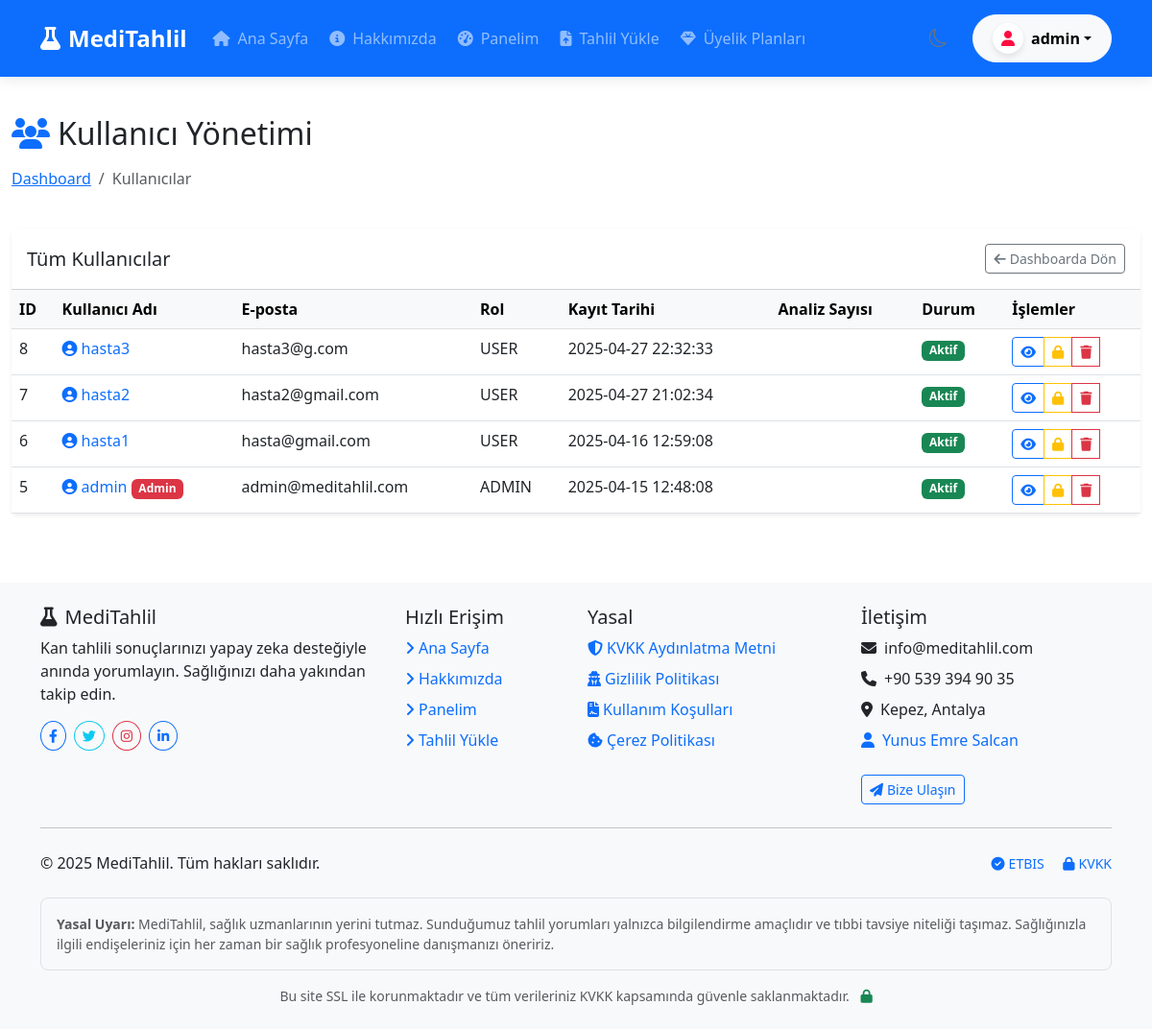
Page /admin/users (signed in) on the earlier database version.
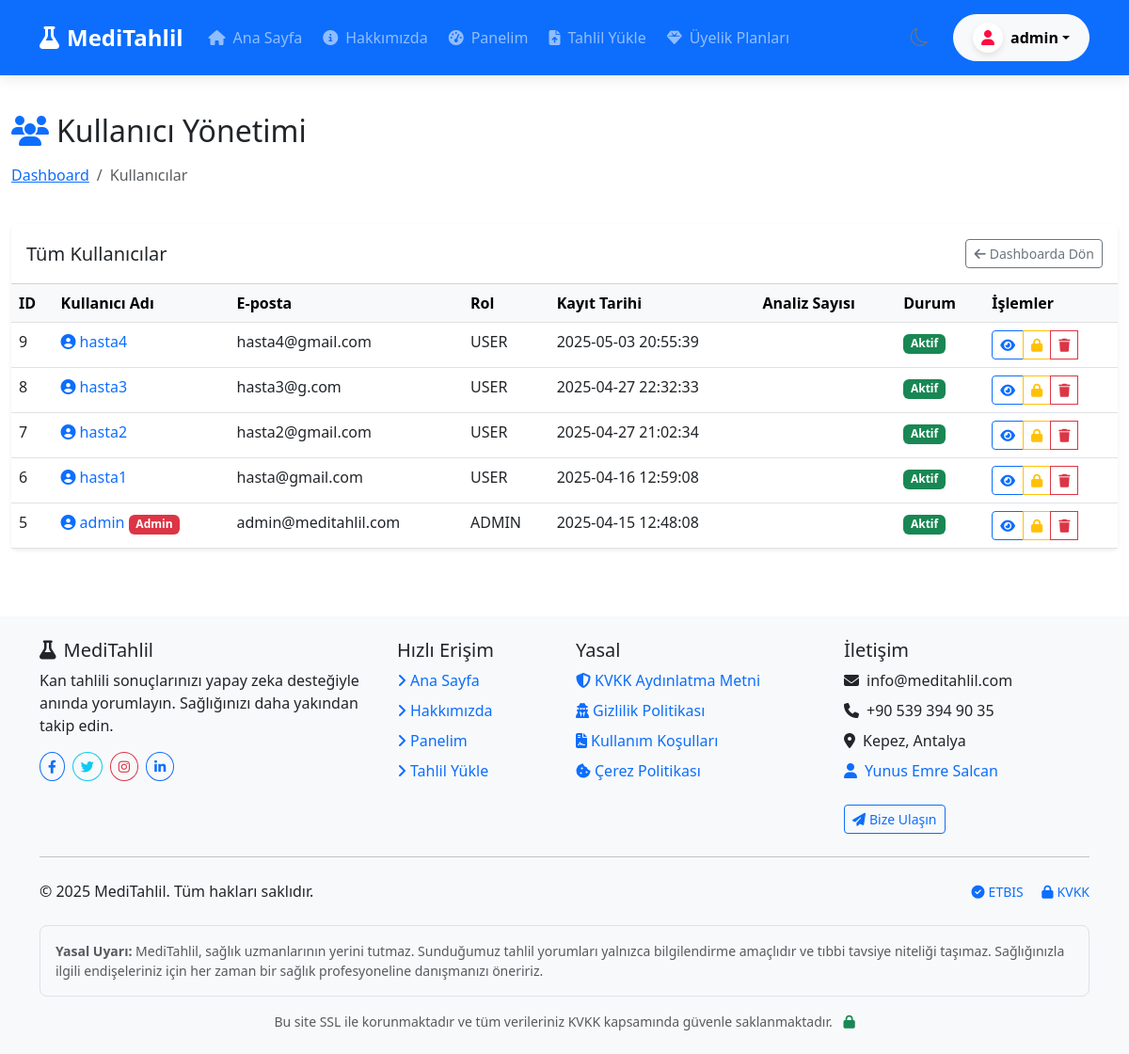
Same page on the later database version.
### tables this page shows
CREATE TABLE users (
        id INTEGER PRIMARY KEY AUTOINCREMENT,
        username TEXT UNIQUE NOT NULL,
        password TEXT NOT NULL,
        email TEXT UNIQUE NOT NULL,
        created_at TIMESTAMP DEFAULT CURRENT_TIMESTAMP
    , role TEXT DEFAULT 'user', is_active BOOLEAN DEFAULT 1, login_count INTEGER DEFAULT 0, subscription_plan TEXT DEFAULT 'free', stripe_customer_id TEXT, subscription_status TEXT DEFAULT 'active', subscription_end_date TIMESTAMP);

### app.py (the view)
@app.route('/admin/users')
@admin_required
def admin_users():
    conn = sqlite3.connect(DB_PATH)
    conn.row_factory = sqlite3.Row
    c = conn.cursor()
    c.execute("SELECT * FROM users ORDER BY created_at DESC")
    users = c.fetchall()
    conn.close()
    return render_template('admin/users.html', users=users)

### templates/admin/users.html (shortened to what the changed rows need)
{% extends "layout.html" %}
{% block content %}
<div class="container-fluid py-4">
    <div class="row mb-4">
        <div class="col-md-12">
            <h2 class="mb-3"><i class="fas fa-users me-2 text-primary"></i>Kullanıcı Yönetimi</h2>
        </div>
    </div>
    <div class="card border-0 shadow-sm">
        <div class="card-body p-0">
            {% if users %}
            <div class="table-responsive">
                <table class="table table-hover mb-0">
                    <thead class="table-light">
                        <tr>
                            <th>ID</th>
                            <th>Kullanıcı Adı</th>
                            <th>E-posta</th>
                            <th>Rol</th>
                            <th>Kayıt Tarihi</th>
                            <th>Analiz Sayısı</th>
                            <th>Durum</th>
                            <th>İşlemler</th>
                        </tr>
                    </thead>
                    <tbody>
                        {% for user in users %}
                        <tr>
                            <td>{{ user.id }}</td>
                            <td>
                                <a href="{{ url_for('admin_user_detail', user_id=user.id) }}" class="text-decoration-none">
                                    <i class="fas fa-user-circle text-primary me-1"></i>{{ user.username }}
                                </a>
                                {% if user.role == 'admin' %}
                                <span class="badge bg-danger">Admin</span>
                                {% endif %}
                            </td>
                            <td>{{ user.email }}</td>
                            <td>{{ user.role|upper }}</td>
                            <td>{{ user.created_at }}</td>
                            <td>
                            </td>
                            <td>
                                {% if user.is_active %}
                                <span class="badge bg-success">Aktif</span>
                                {% else %}
                                <span class="badge bg-danger">Pasif</span>
                                {% endif %}
                            </td>
                            <td>
                                <div class="btn-group btn-group-sm" role="group">
                                    <a href="{{ url_for('admin_user_detail', user_id=user.id) }}" class="btn btn-outline-primary" title="Görüntüle">
                                        <i class="fas fa-eye"></i>
                                    </a>
                                    {% if user.id != 1 %}
                                    <a href="{{ url_for('admin_toggle_user', user_id=user.id) }}" class="btn btn-outline-warning" title="{{ 'Pasif Yap' if user.is_active else 'Aktif Yap' }}">
                                        {% if user.is_active %}
                                        <i class="fas fa-lock"></i>
                                        {% else %}
                                        <i class="fas fa-lock-open"></i>
                                        {% endif %}
                                    </a>
                                    <button type="button" class="btn btn-outline-danger" title="Sil" data-bs-toggle="modal" data-bs-target="#deleteModal{{ user.id }}">
                                        <i class="fas fa-trash"></i>
                                    </button>
                                    {% endif %}
                                </div>
                            </td>
                        </tr>
                        {% endfor %}
                    </tbody>
                </table>
            </div>
            {% else %}
            <div class="text-center py-5">
                <i class="fas fa-users text-muted mb-3" style="font-size: 3rem;"></i>
                <h5>Henüz kullanıcı bulunmuyor.</h5>
            </div>
            {% endif %}
        </div>
    </div>
</div>
{% endblock %}

Differences in the rows shown:
added users: id "9", username "hasta4", email "hasta4@gmail.com", role "USER", created_at "2025-05-03 20:55:39", is_active "Aktif"
